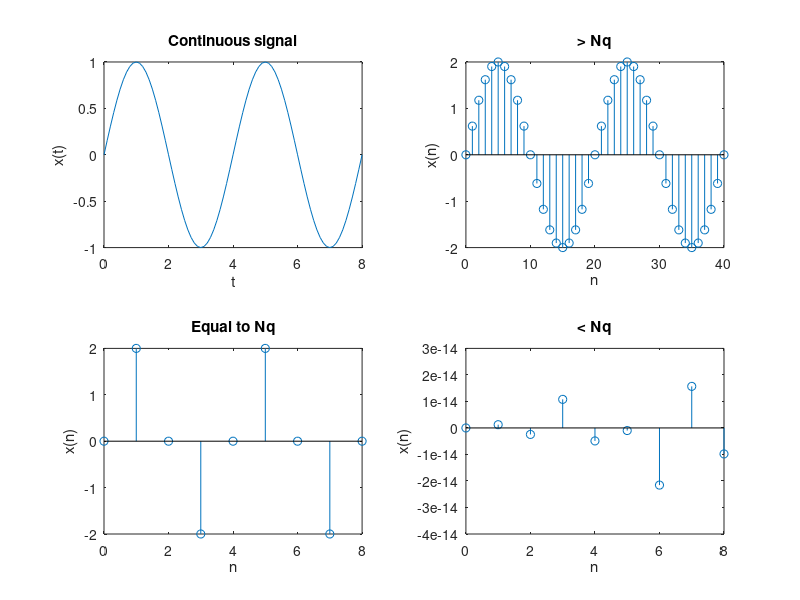

MATLAB code to generate this figure:
clc;
close all;
clear;

T=0.04;
t=0:0.0005:0.04;
f = 1/T;

disp(f);
xa_t=sin(2*pi*2*t/T);
subplot(2,2,1);
plot(200*t,xa_t);

title('Verification of sampling theorem');
title('Continuous signal');
xlabel('t');
ylabel('x(t)');

ts1=0.002;
ts2=0.01;
ts3=0.1;
n=0:40;
x_ts1=2*sin(2*pi*n*ts1/T);
subplot(2,2,2);
stem(n,x_ts1);
title('> Nq');
xlabel('n');
ylabel('x(n)');
n=0:8;
x_ts2=2*sin(2*pi*n*ts2/T);
subplot(2,2,3);
stem(n,x_ts2);
title('Equal to Nq');
xlabel('n');
ylabel('x(n)');
n=0:8;
x_ts3=2*sin(2*pi*n*ts3/T);
subplot(2,2,4);
stem(n,x_ts3);
title('< Nq');
xlabel('n');
ylabel('x(n)');
